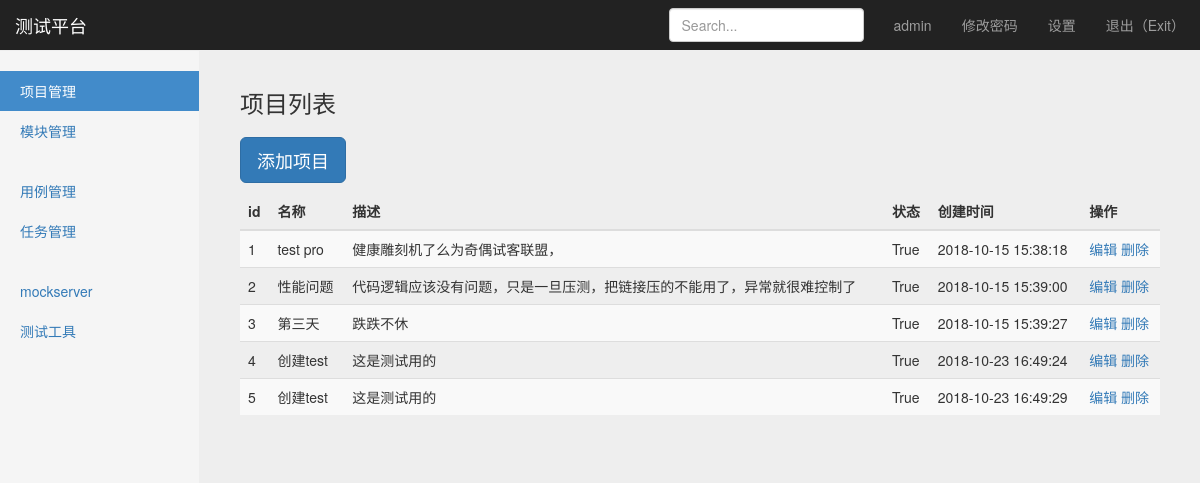
The page /manage/project_manage/ (signed in) on the database as committed earlier.
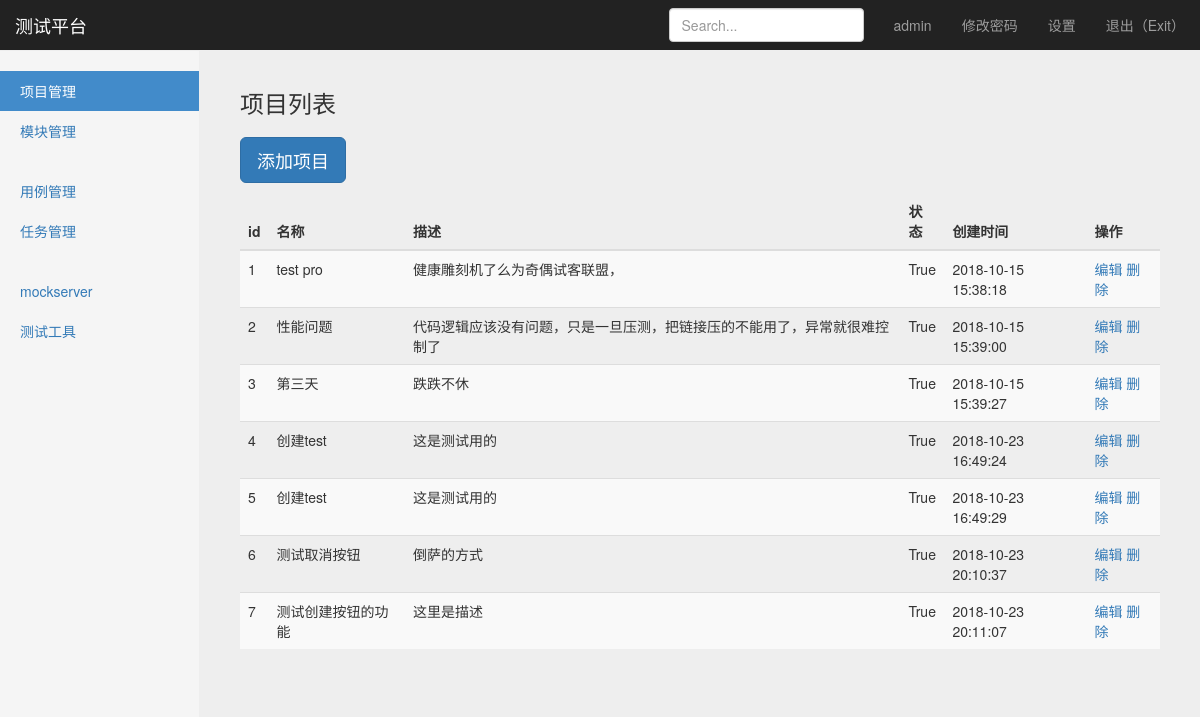
The same page on the database as committed later.
### project_app/models.py (models this page shows, shortened)
class Project(models.Model):      #实际数据库里边的表名为user_app_project,会自动带上项目名
    name = models.CharField("名称",max_length = 100, blank = False, null = True)    #此处不加名段名“名称”，会自动用字段名name
    describe = models.TextField("描述", default = "")
    status = models.BooleanField("状态", default = True)
    create_time = models.DateTimeField("创建时间", auto_now_add = True)

### project_app/views/project_views.py (the view)
# urls.py: path('project_manage/', project_views.project_manage),
@login_required  #判断用户是否登录
def project_manage(request):
    username = request.session.get('user','') #读取浏览器session
    project_all = Project.objects.all
    return render(request, "project_manage.html",{
        "user":username,
        "projects":project_all,
        "type":"list"
    })

### templates/project_manage.html (shortened to what this page needs)
{% extends "base.html"%}
{% block content %}
    <nav class="navbar navbar-inverse navbar-fixed-top">
      <div class="container-fluid">
        <div class="navbar-header">
          <a class="navbar-brand" href="#">测试平台</a>
        </div>
        <div id="navbar" class="navbar-collapse collapse">
          <ul class="nav navbar-nav navbar-right">
            <li><a href="#">{{ user }}</a></li>
            <li><a href="#">修改密码</a></li>
            <li><a href="#">设置</a></li>
            <li><a href="/logout/">退出（Exit）</a></li>
          </ul>
          <form class="navbar-form navbar-right">
            <input type="text" class="form-control" placeholder="Search...">
          </form>
        </div>
      </div>
    </nav>
    <div class="container-fluid">
      <div class="row">
        <div class="col-sm-3 col-md-2 sidebar">
          <ul class="nav nav-sidebar">
            <li class="active"><a href="#">项目管理</a></li>
            <li><a href="/manage/module_manage/">模块管理</a></li>
          </ul>
          <ul class="nav nav-sidebar">
            <li><a href="">用例管理</a></li>
            <li><a href="">任务管理</a></li>
          </ul>
          <ul class="nav nav-sidebar">
            <li><a href="">mockserver</a></li>
            <li><a href="">测试工具</a></li>
          </ul>
        </div>
        {% if type == 'list' %}
        <div class="col-sm-9 col-sm-offset-3 col-md-10 col-md-offset-2 main">
          <h3 class="sub-header">项目列表
          </h3>
          <p><a class="btn btn-primary btn-lg" href="/manage/add_project" role="button">添加项目</a></p>
          <div class="table-responsive">
            <table class="table table-striped">
              <thead>
                <tr>
                  <th>id</th>
                  <th>名称</th>
                  <th>描述</th>
                  <th>状态</th>
                  <th>创建时间</th>
                  <th>操作</th>
                </tr>
              </thead>
              <tbody>
                {% for project in projects %}
                <tr>
                  <td>{{ project.id }}</td>
                  <td>{{ project.name }}</td>
                  <td>{{ project.describe }}</td>
                  <td>{{ project.status }}</td>
                  <td>{{ project.create_time | date:"Y-m-d H:i:s" }}</td>
                  <td>
                    <a href="/manage/edit_project/{{project.id}}/">编辑</a>
                    <a href="/manage/delete_project/{{project.id}}/">删除</a>
                  </td>
                </tr>
                {% endfor %}
              </tbody>
            </table>
          </div>
        </div>
        {% endif %}
      </div>
    </div>
{% endblock %}

Rows that differ between the two databases and show on the page:
added Project: id "6", name "测试取消按钮", describe "倒萨的方式", status "True", create_time "2018-10-23 20:10:37"
added Project: id "7", name "测试创建按钮的功能", describe "这里是描述", status "True", create_time "2018-10-23 20:11:07"
